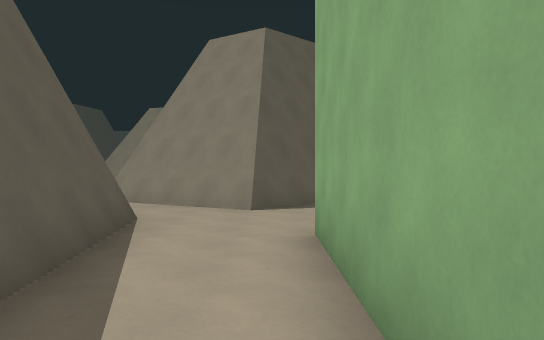
View 1 (above)

21 first-person views from a walk through a level from a Godot 3-D game. The camera is 1.5 m above the floor, looks level and sees 70° across. The floor is counted in squares, 2 m on a side. Each view is taken from the middle of a square. On the plan, view 1 faces up. The plan holds only what a view shows up to about 12 squares ahead; the rest is blank. The place goes on beyond the plan.

View 2
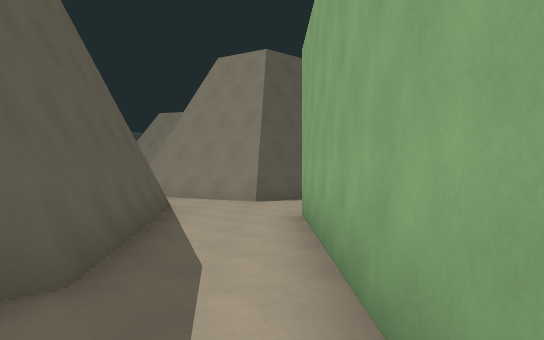

View 3
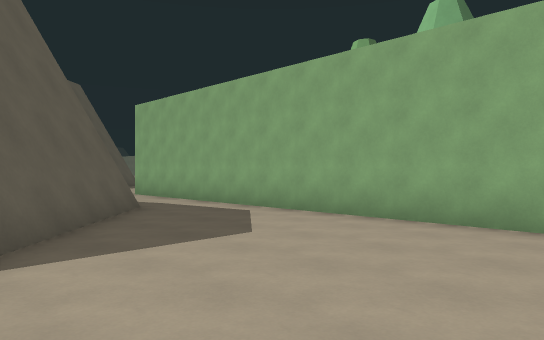

View 4
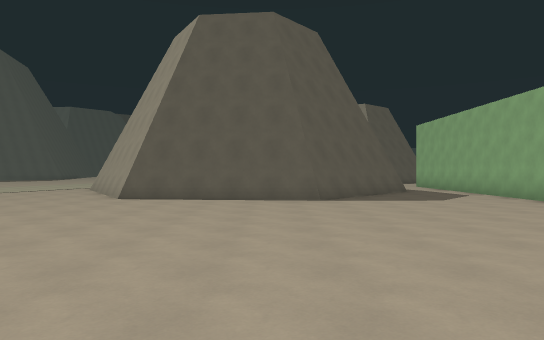

View 5
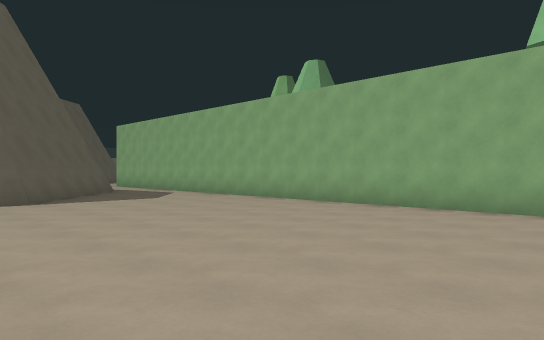

View 6
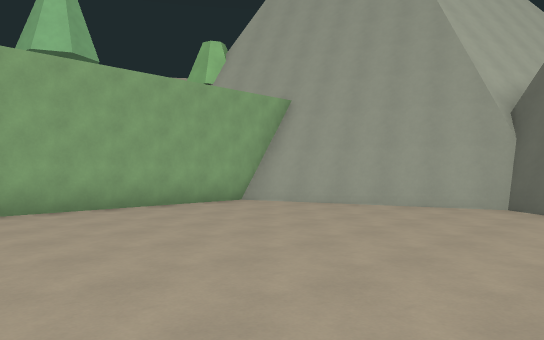

View 7
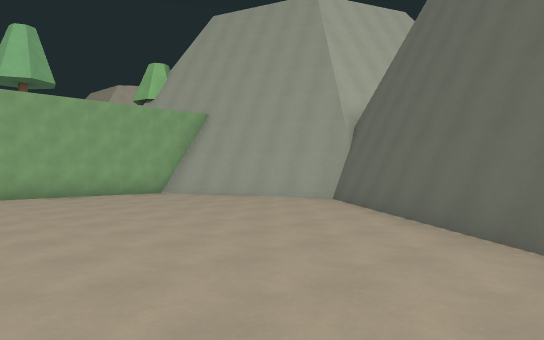

View 8
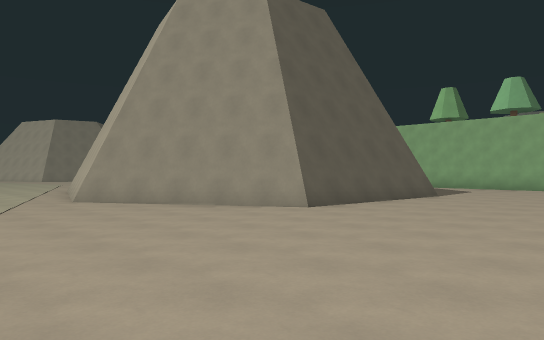

View 9
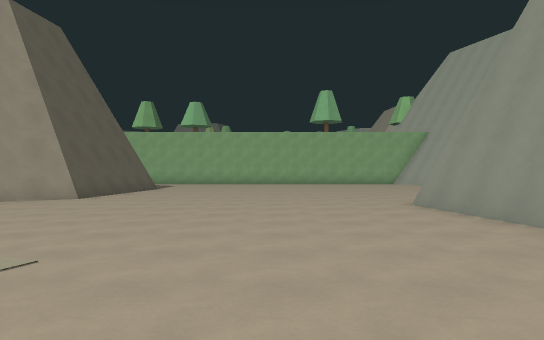

View 10
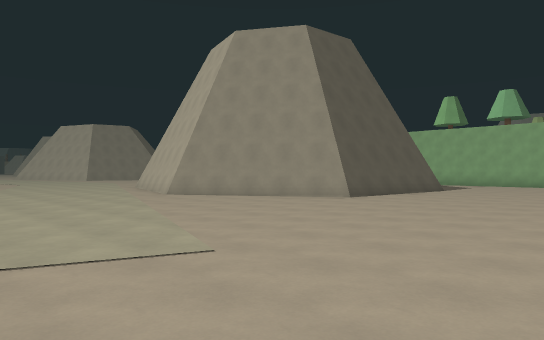

View 11
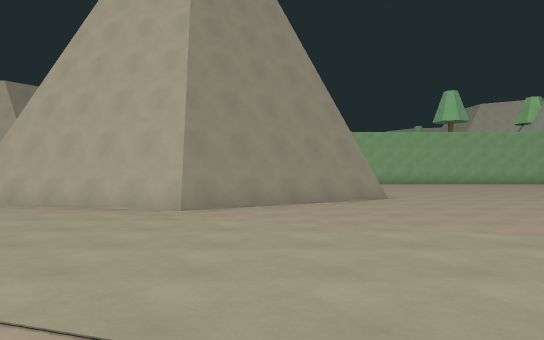

View 12
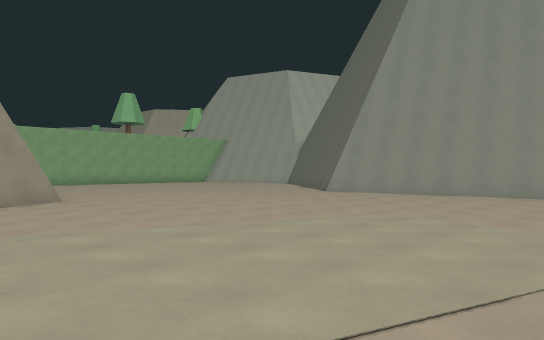

View 13
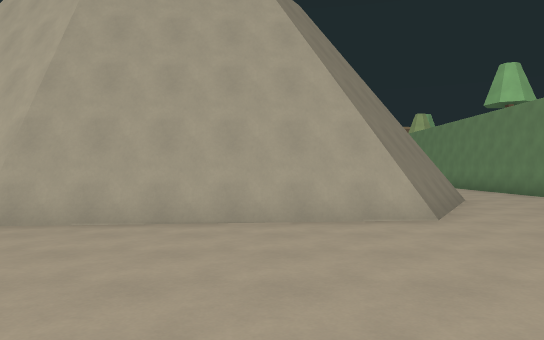

View 14
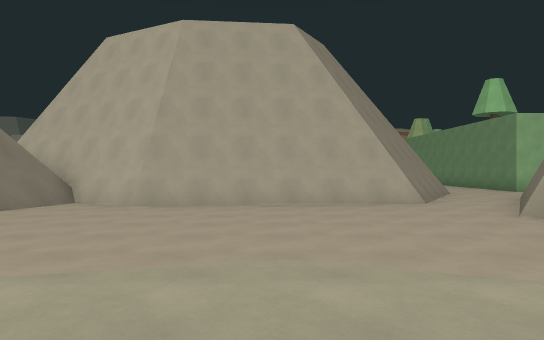

View 15
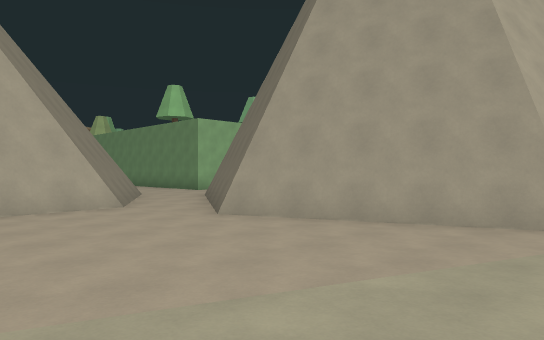

View 16
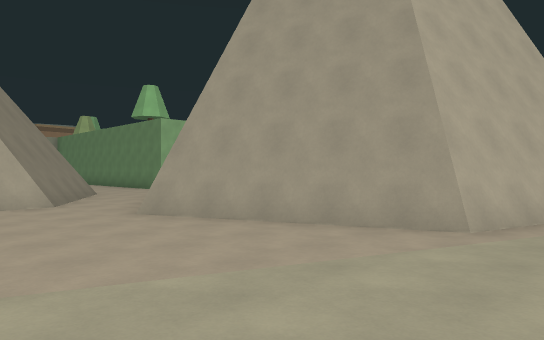

View 17
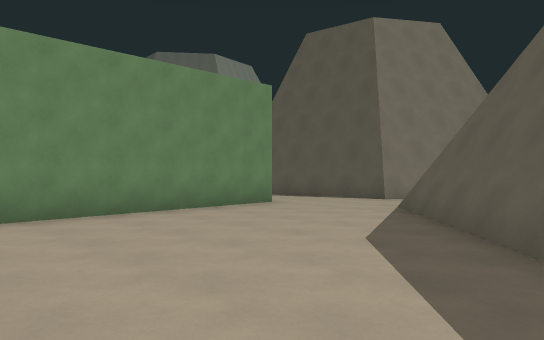

View 18
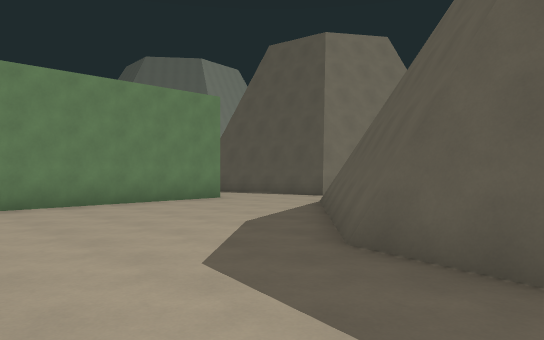

View 19
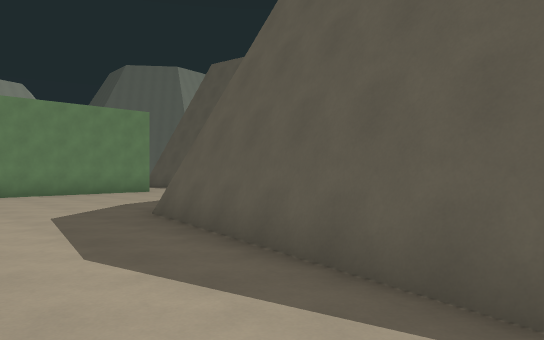

View 20
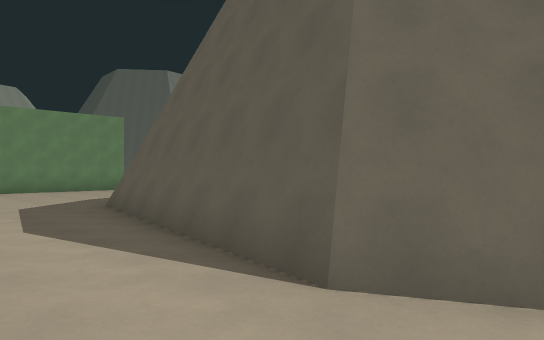

View 21
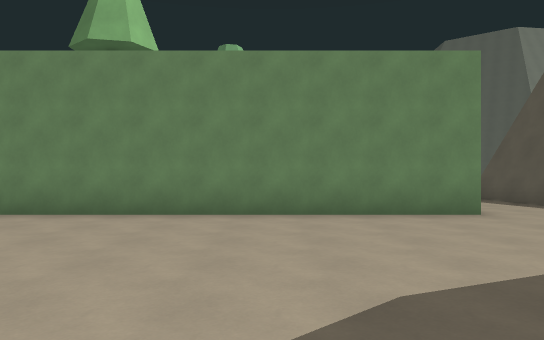

### Floor plan
Points are (right, up) in squares from view 1. A wall is a line through its corners. A room is listed if a view was taken in it or the views show most of it. See-through windows are left out.
Room 1 (views 1, 17, 18, 19, 20, 21)
walls: (4.7, 17.6) (3.5, 11.1) (-0.4, 7.8); (4, 18.6) (4.7, 17.2); (3.7, 11) (-0.5, 7.4); (-2.3, 5.9) (-1.5, 0.6); (-2.4, 5.8) (-1.7, 0.6); (0.5, -1.5) (0.5, 4.5) (7.5, 4.5)
low walls: (4.5, 15.4) (3.8, 11.4); (4.3, 18.6) (4.9, 17.4); (-0.3, 7.5) (-1.1, 8); (-0.5, 7.4) (-1.3, 7.9)
ways out: opening at (-0.5, -0.5) to room 2; opening at (-1, 7) to room 3
Room 2 (views 2, 3, 4, 5, 6, 7, 8, 9, 10, 11, 12, 13, 14, 15, 16)
walls: (-11.3, 6.8) (-6.6, 8.7); (-4, 9.7) (-4.6, 16); (-4.5, 15.8) (-3, 18.6); (-1.5, 0.6) (-4.9, -3.3) (-9.9, -2.8) (-12.6, 1.6) (-11.1, 6.7) (-6.7, 8.5) (-5.3, 7.6); (-3.2, 17.8) (-2.8, 18.5); (-2.8, 17.9) (-1.9, 19.6); (-2, 18.8) (-1.4, 19.9); (-10.3, -12.4) (-5.4, -16.3); (-17.8, -12.3) (-11.7, -11.3); (-5.3, -16.4) (-4.8, -16.7) (0.5, -15); (0.5, -14.5) (0.5, -1.5)
low walls: (-12.5, 2.6) (-11.3, 6.8); (-6.6, 8.7) (-5.2, 7.8); (-4.2, 9.6) (-4.5, 13.1); (-4.7, 15.9) (-3.9, 17.5); (-4.7, -3.5) (-9.8, -2.9); (-17.9, -12) (-11.7, -11.1); (-9.9, -12.4) (-5.4, -16); (-4.5, -16.2) (0.5, -14.5); (-5.1, -16.6) (-1.8, -15.5); (-1.5, -15.4) (0.5, -14.7)
ways out: opening at (-0.5, -0.5) to room 1; opening at (-4, 9) to room 3
Room 3 (no view inside)
walls: (-5.3, 7.6) (-2.4, 5.8); (-0.4, 7.8) (-3.9, 10)
low walls: (-1.3, 7.9) (-4.2, 9.6); (-1.1, 8) (-4, 9.7); (-5.2, 7.8) (-2.3, 5.9)
ways out: opening at (-1, 7) to room 1; opening at (-4, 9) to room 2

Positions as (right, up) in squares from view 1, and headings:
1: (0, 0), facing up
2: (0, -2), facing up
3: (-5, -7), facing up-right
4: (-6, -13), facing up
5: (-7, -13), facing up-right
6: (-7, -8), facing down-right
7: (-11, -8), facing down-right
8: (-16, -8), facing up-right
9: (-20, -8), facing right
10: (-19, -9), facing up-right
11: (-20, 0), facing right
12: (-20, 0), facing down-right
13: (-10, 12), facing right
14: (-13, 13), facing right
15: (-12, 13), facing down-right
16: (-13, 12), facing down-right
17: (7, 11), facing down-left
18: (7, 13), facing down-left
19: (7, 17), facing down-left
20: (7, 19), facing down-left
21: (4, 11), facing down
